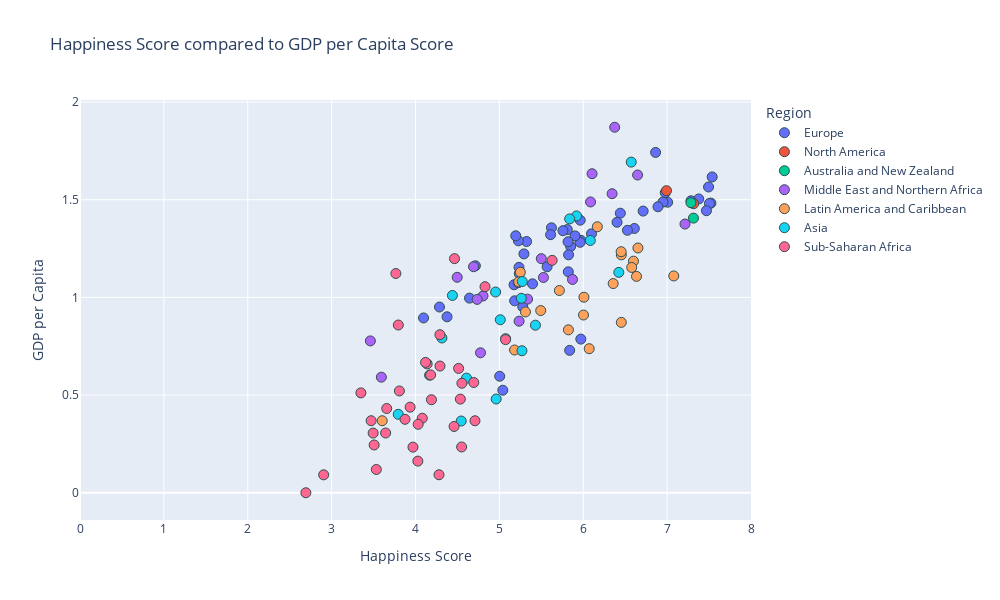

Notebook code cell kept with this figure:
### Code cell
#happiness score vs. gdp

#establish x and y values
x_values = merged_2017["Score"]
y_values = merged_2017["GDP per capita"]

#px.scatter
fig = px.scatter(merged_2017, x_values, y_values, color="Region", hover_name="Country or region",
                range_x=[0,8], title="Happiness Score compared to GDP per Capita Score",
                width= 1000, height =600) # use trendline="ols" to see all lin reg equations

#set axes labels
fig.update_xaxes(title_text='Happiness Score')
fig.update_yaxes(title_text='GDP per Capita')

#formatting
#marker size and colors
fig.update_traces(marker=dict(size=10,
                              line=dict(width=1, 
                                        color='DarkSlateGrey')))


#linear regression
#use linregress from dependencies to inplement linear regression
(slope, intercept, rvalue, pvalue, stderr) = linregress(x_values, y_values)
regress_values = x_values * slope + intercept

#print out all variables calculated above (rvalue, pvalue...)
print(f"slope:{round(slope, 2)}")
print(f"intercept:{round(intercept,2)}")
res = sts.linregress(x_values, y_values)
print(f"R-squared: {res.rvalue**2:.4f}")


#print out line eq for reference
line_eq = (f"y={round(slope, 2)}x + {round(intercept, 2)}")
print(line_eq)

fig.show()

### Figure 1 — Plotly figure (JSON) as saved in the notebook; plotly's stock layout.template omitted (floating-point values rounded to 4 significant figures)
{"data": [{"hovertemplate": "<b>%{hovertext}</b><br><br>Region=Europe<br>Score=%{x}<br>GDP per capita=%{y}<extra></extra>", "hovertext": ["Norway", "Denmark", "Iceland", "Switzerland", "Finland", "Netherlands", "Sweden", "Austria", "Ireland", "Germany", "Belgium", "Luxembourg", "United Kingdom", "Czech Republic", "Malta", "France", "Spain", "Slovakia", "Poland", "Uzbekistan", "Italy", "Russia", "Lithuania", "Latvia", "Moldova", "Romania", "Turkmenistan", "Kazakhstan", "North Cyprus", "Slovenia", "Cyprus", "Estonia", "Belarus", "Serbia", "Hungary", "Croatia", "Kosovo", "Montenegro", "Azerbaijan", "Greece", "Portugal", "Bosnia and Herzegovina", "Macedonia", "Tajikistan", "Kyrgyzstan", "Bulgaria", "Albania", "Armenia", "Georgia", "Ukraine"], "legendgroup": "Europe", "marker": {"color": "#636efa", "line": {"color": "DarkSlateGrey", "width": 1}, "size": 10, "symbol": "circle"}, "mode": "markers", "name": "Europe", "orientation": "v", "showlegend": true, "type": "scatter", "x": [7.537, 7.522, 7.504, 7.494, 7.469, 7.377, 7.284, 7.006, 6.977, 6.951, 6.891, 6.863, 6.714, 6.609, 6.527, 6.442, 6.403, 6.098, 5.973, 5.971, 5.964, 5.963, 5.902, 5.85, 5.838, 5.825, 5.822, 5.819, 5.81, 5.758, 5.621, 5.611, 5.569, 5.395, 5.324, 5.293, 5.279, 5.237, 5.234, 5.227, 5.195, 5.182, 5.175, 5.041, 5.004, 4.714, 4.644, 4.376, 4.286, 4.096], "xaxis": "x", "y": [1.616, 1.482, 1.481, 1.565, 1.444, 1.504, 1.494, 1.487, 1.536, 1.488, 1.464, 1.742, 1.442, 1.353, 1.343, 1.431, 1.384, 1.325, 1.292, 0.7864, 1.395, 1.282, 1.315, 1.261, 0.7289, 1.218, 1.131, 1.285, 1.347, 1.341, 1.356, 1.321, 1.157, 1.069, 1.286, 1.223, 0.9515, 1.121, 1.154, 1.289, 1.315, 0.9824, 1.065, 0.5247, 0.5962, 1.161, 0.9962, 0.9006, 0.9506, 0.8947], "yaxis": "y"}, {"hovertemplate": "<b>%{hovertext}</b><br><br>Region=North America<br>Score=%{x}<br>GDP per capita=%{y}<extra></extra>", "hovertext": ["Canada", "United States"], "legendgroup": "North America", "marker": {"color": "#EF553B", "line": {"color": "DarkSlateGrey", "width": 1}, "size": 10, "symbol": "circle"}, "mode": "markers", "name": "North America", "orientation": "v", "showlegend": true, "type": "scatter", "x": [7.316, 6.993], "xaxis": "x", "y": [1.479, 1.546], "yaxis": "y"}, {"hovertemplate": "<b>%{hovertext}</b><br><br>Region=Australia and New Zealand<br>Score=%{x}<br>GDP per capita=%{y}<extra></extra>", "hovertext": ["New Zealand", "Australia"], "legendgroup": "Australia and New Zealand", "marker": {"color": "#00cc96", "line": {"color": "DarkSlateGrey", "width": 1}, "size": 10, "symbol": "circle"}, "mode": "markers", "name": "Australia and New Zealand", "orientation": "v", "showlegend": true, "type": "scatter", "x": [7.314, 7.284], "xaxis": "x", "y": [1.406, 1.484], "yaxis": "y"}, {"hovertemplate": "<b>%{hovertext}</b><br><br>Region=Middle East and Northern Africa<br>Score=%{x}<br>GDP per capita=%{y}<extra></extra>", "hovertext": ["Israel", "United Arab Emirates", "Qatar", "Saudi Arabia", "Kuwait", "Bahrain", "Algeria", "Libya", "Turkey", "Jordan", "Morocco", "Lebanon", "Tunisia", "Palestinian Territories", "Egypt", "Iran", "Iraq", "Yemen", "Syria"], "legendgroup": "Middle East and Northern Africa", "marker": {"color": "#ab63fa", "line": {"color": "DarkSlateGrey", "width": 1}, "size": 10, "symbol": "circle"}, "mode": "markers", "name": "Middle East and Northern Africa", "orientation": "v", "showlegend": true, "type": "scatter", "x": [7.213, 6.648, 6.375, 6.344, 6.105, 6.087, 5.872, 5.525, 5.5, 5.336, 5.235, 5.225, 4.805, 4.775, 4.735, 4.692, 4.497, 3.593, 3.462], "xaxis": "x", "y": [1.375, 1.626, 1.871, 1.531, 1.633, 1.488, 1.092, 1.102, 1.198, 0.991, 0.8781, 1.075, 1.007, 0.7162, 0.9897, 1.157, 1.103, 0.5917, 0.7772], "yaxis": "y"}, {"hovertemplate": "<b>%{hovertext}</b><br><br>Region=Latin America and Caribbean<br>Score=%{x}<br>GDP per capita=%{y}<extra></extra>", "hovertext": ["Costa Rica", "Chile", "Brazil", "Argentina", "Mexico", "Uruguay", "Guatemala", "Panama", "Colombia", "Trinidad and Tobago", "Nicaragua", "Ecuador", "El Salvador", "Bolivia", "Peru", "Paraguay", "Jamaica", "Venezuela", "Dominican Republic", "Honduras", "Haiti"], "legendgroup": "Latin America and Caribbean", "marker": {"color": "#FFA15A", "line": {"color": "DarkSlateGrey", "width": 1}, "size": 10, "symbol": "circle"}, "mode": "markers", "name": "Latin America and Caribbean", "orientation": "v", "showlegend": true, "type": "scatter", "x": [7.079, 6.652, 6.635, 6.599, 6.578, 6.454, 6.454, 6.452, 6.357, 6.168, 6.071, 6.008, 6.003, 5.823, 5.715, 5.493, 5.311, 5.25, 5.23, 5.181, 3.603], "xaxis": "x", "y": [1.11, 1.253, 1.107, 1.185, 1.153, 1.218, 0.872, 1.234, 1.071, 1.361, 0.7373, 1.001, 0.9098, 0.8338, 1.035, 0.9325, 0.9256, 1.128, 1.079, 0.7306, 0.3686], "yaxis": "y"}, {"hovertemplate": "<b>%{hovertext}</b><br><br>Region=Asia<br>Score=%{x}<br>GDP per capita=%{y}<extra></extra>", "hovertext": ["Singapore", "Thailand", "Malaysia", "Japan", "South Korea", "Philippines", "China", "Pakistan", "Indonesia", "Vietnam", "Bhutan", "Nepal", "Mongolia", "Bangladesh", "Myanmar", "Sri Lanka", "India", "Cambodia", "Afghanistan"], "legendgroup": "Asia", "marker": {"color": "#19d3f3", "line": {"color": "DarkSlateGrey", "width": 1}, "size": 10, "symbol": "circle"}, "mode": "markers", "name": "Asia", "orientation": "v", "showlegend": true, "type": "scatter", "x": [6.572, 6.424, 6.084, 5.92, 5.838, 5.43, 5.273, 5.269, 5.262, 5.074, 5.011, 4.962, 4.955, 4.608, 4.545, 4.44, 4.315, 4.168, 3.794], "xaxis": "x", "y": [1.692, 1.128, 1.291, 1.417, 1.402, 0.8577, 1.081, 0.7269, 0.9955, 0.7885, 0.8854, 0.4798, 1.027, 0.5867, 0.3671, 1.01, 0.7922, 0.6018, 0.4015], "yaxis": "y"}, {"hovertemplate": "<b>%{hovertext}</b><br><br>Region=Sub-Saharan Africa<br>Score=%{x}<br>GDP per capita=%{y}<extra></extra>", "hovertext": ["Mauritius", "Nigeria", "South Africa", "Sierra Leone", "Cameroon", "Kenya", "Mozambique", "Senegal", "Zambia", "Gabon", "Ethiopia", "Mauritania", "Congo (Brazzaville)", "Congo (Kinshasa)", "Mali", "Ivory Coast", "Sudan", "Ghana", "Uganda", "Burkina Faso", "Niger", "Malawi", "Chad", "Zimbabwe", "Lesotho", "Angola", "Botswana", "Benin", "Madagascar", "Liberia", "Guinea", "Togo", "Rwanda", "Tanzania", "Burundi", "Central African Republic"], "legendgroup": "Sub-Saharan Africa", "marker": {"color": "#FF6692", "line": {"color": "DarkSlateGrey", "width": 1}, "size": 10, "symbol": "circle"}, "mode": "markers", "name": "Sub-Saharan Africa", "orientation": "v", "showlegend": true, "type": "scatter", "x": [5.629, 5.074, 4.829, 4.709, 4.695, 4.553, 4.55, 4.535, 4.514, 4.465, 4.46, 4.292, 4.291, 4.28, 4.19, 4.18, 4.139, 4.12, 4.081, 4.032, 4.028, 3.97, 3.936, 3.875, 3.808, 3.795, 3.766, 3.657, 3.644, 3.533, 3.507, 3.495, 3.471, 3.349, 2.905, 2.693], "xaxis": "x", "y": [1.189, 0.7838, 1.055, 0.3684, 0.5643, 0.5605, 0.2343, 0.4793, 0.6364, 1.198, 0.3392, 0.6485, 0.809, 0.0921, 0.4762, 0.603, 0.6595, 0.6672, 0.3814, 0.3502, 0.1619, 0.2334, 0.438, 0.3758, 0.521, 0.8584, 1.122, 0.4311, 0.3058, 0.119, 0.2445, 0.3054, 0.3687, 0.5111, 0.09162, 0], "yaxis": "y"}], "layout": {"height": 600, "legend": {"title": {"text": "Region"}, "tracegroupgap": 0}, "title": {"text": "Happiness Score compared to GDP per Capita Score"}, "width": 1000, "xaxis": {"anchor": "y", "domain": [0, 1], "range": [0, 8], "title": {"text": "Happiness Score"}}, "yaxis": {"anchor": "x", "domain": [0, 1], "title": {"text": "GDP per Capita"}}}}
